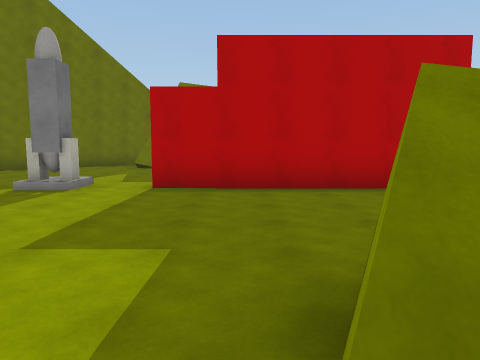
view 1 (above)

16 first-person views from a walk through a scene from a Unity 3-D project. The camera is 1.4 m above the floor, tilts 6° down and sees 70° across. The floor is counted in squares, 2 m on a side. Each view is taken from the middle of a square. On the plan, view 1 faces up. The plan holds only what a view shows up to about 11 squares ahead; the rest is blank. The place goes on beyond the plan. Surface patterns are stand-ins for the level's own textures.

view 2
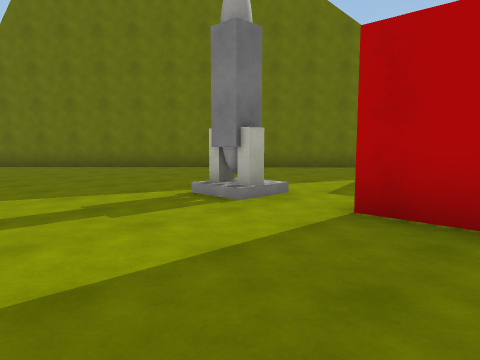

view 3
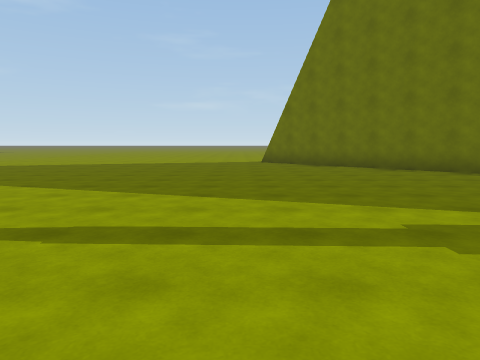

view 4
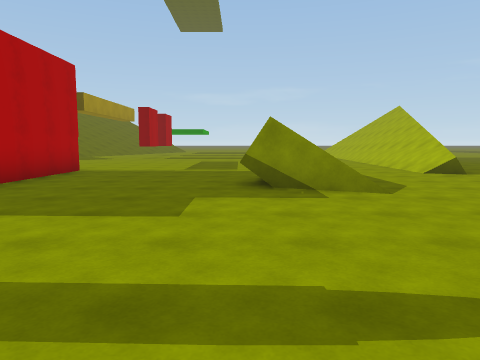

view 5
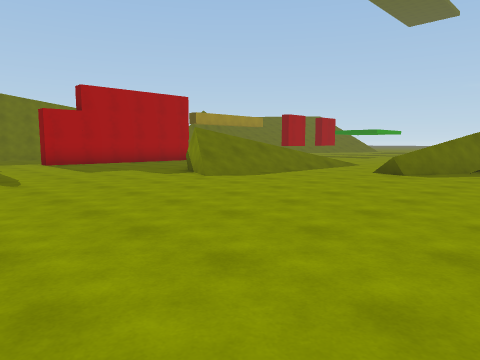

view 6
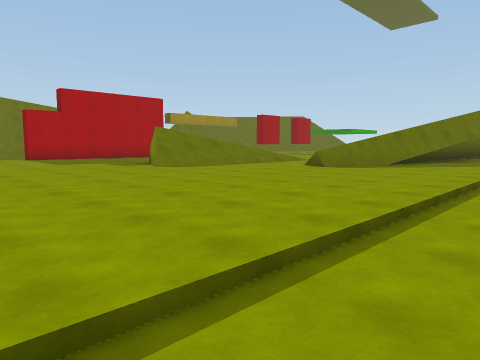

view 7
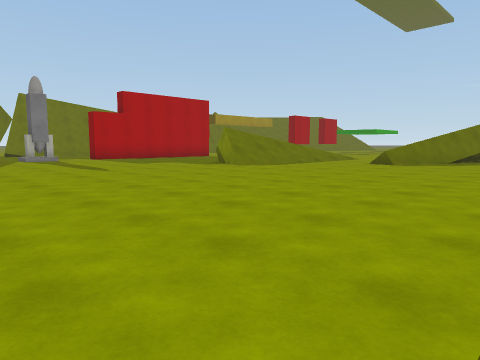

view 8
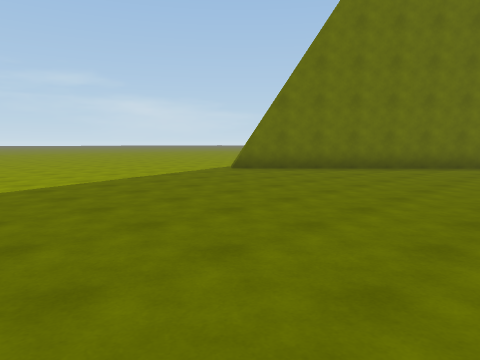

view 9
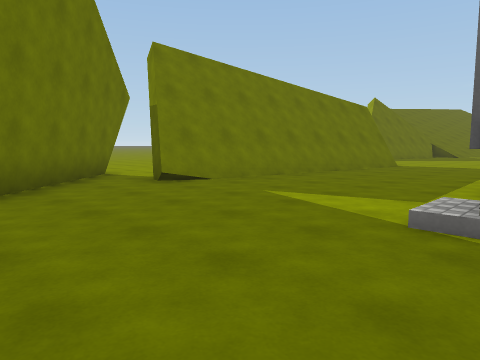

view 10
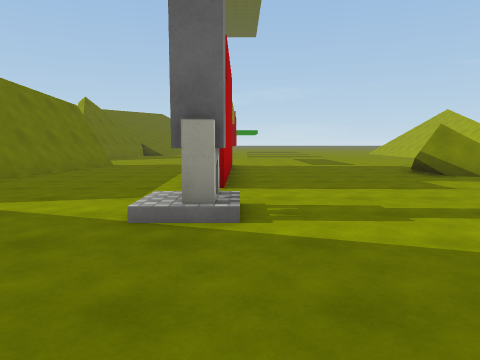

view 11
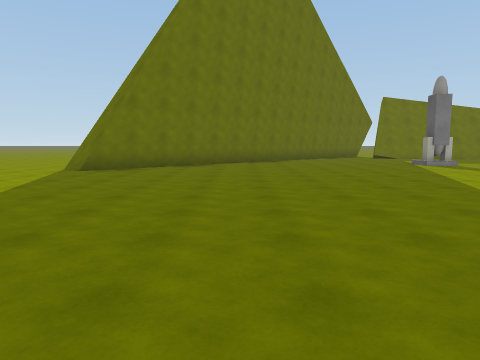

view 12
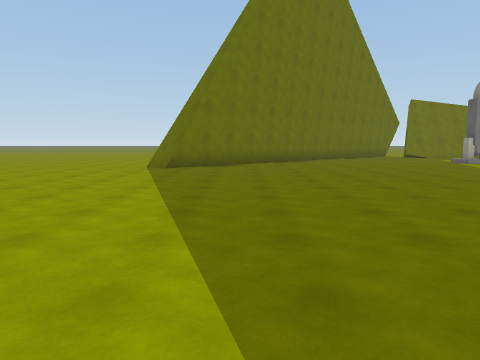

view 13
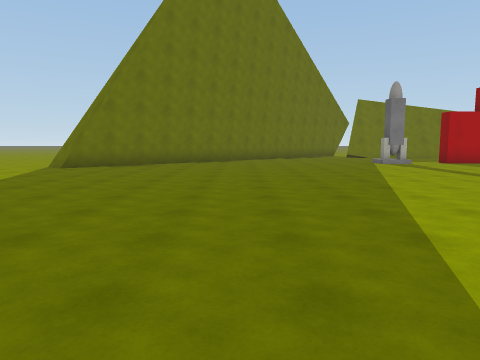

view 14
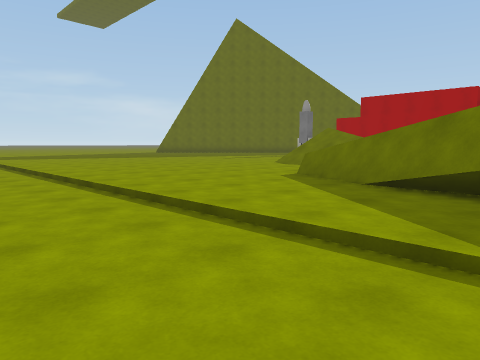

view 15
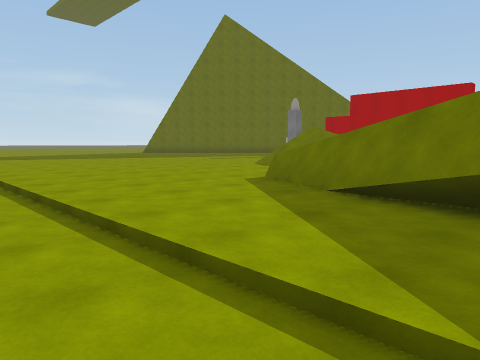

view 16
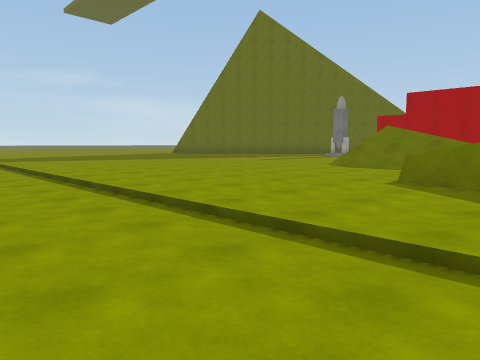

### Floor plan
Key: @ floor where view 1 was taken; # wall or solid block; . main floor; - floor 0.25 m lower than the main floor; / step, stairs or slope; = window, fence, low wall or low ledge; R rocket.
Columns run from 14 left of view 1 to 8 right of it. Each row starts with its distance up from view 1.
 16            ..
 15            ..
 14          ##..
 13         ##..
 12        ##..####
 11       ##....#######
 10      ##............
  9     ##..............
  8    ##...............
  7   ##......//.######..
  6  ##......./R.........
  5 ##...................
  4 #....................
  3 .....................
  2 ...............#=....
  1 .............../==.
  0 ..............@//#=.
 -1 ....................
 -2 .....................
 -3 .................=///
 -4 ................../=#/
 -5  ....................#=
 -6   .  . ...............
 -7        ///////////////
 -8          -------------
 -9                 ------

Positions as (right, up) in squares from view 1, and headings:
1: (0, 0), facing up
2: (0, 3), facing up-left
3: (-1, 3), facing left
4: (-5, 2), facing right
5: (-5, -6), facing up-right
6: (-5, -8), facing up-right
7: (-7, -7), facing up-right
8: (-7, -3), facing up-left
9: (-7, 6), facing up-right
10: (-7, 6), facing right
11: (-10, -5), facing up
12: (-12, -6), facing up
13: (-9, -6), facing up
14: (7, -9), facing up-left
15: (7, -8), facing up-left
16: (5, -9), facing up-left
